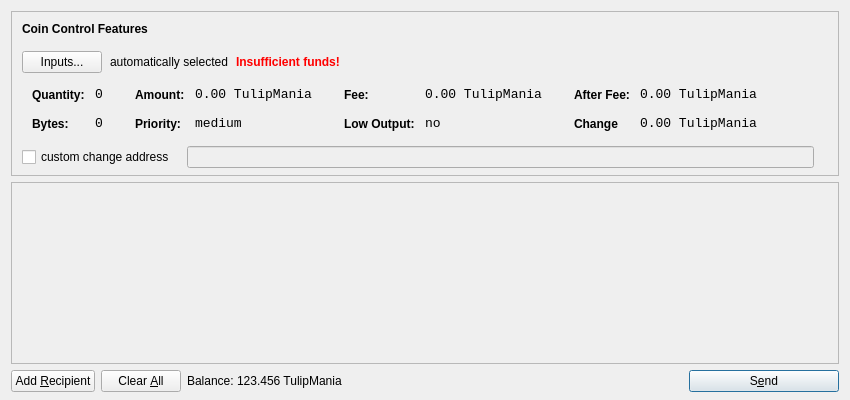
<?xml version="1.0" encoding="UTF-8"?>
<ui version="4.0">
 <class>SendCoinsDialog</class>
 <widget class="QDialog" name="SendCoinsDialog">
  <property name="geometry">
   <rect>
    <x>0</x>
    <y>0</y>
    <width>850</width>
    <height>400</height>
   </rect>
  </property>
  <property name="windowTitle">
   <string>Send Coins</string>
  </property>
  <layout class="QVBoxLayout" name="verticalLayout" stretch="0,1,0">
   <property name="bottomMargin">
    <number>8</number>
   </property>
   <item>
    <widget class="QFrame" name="frameCoinControl">
     <property name="sizePolicy">
      <sizepolicy hsizetype="Expanding" vsizetype="Expanding">
       <horstretch>0</horstretch>
       <verstretch>0</verstretch>
      </sizepolicy>
     </property>
     <property name="maximumSize">
      <size>
       <width>16777215</width>
       <height>16777215</height>
      </size>
     </property>
     <property name="frameShape">
      <enum>QFrame::StyledPanel</enum>
     </property>
     <property name="frameShadow">
      <enum>QFrame::Sunken</enum>
     </property>
     <layout class="QVBoxLayout" name="verticalLayoutCoinControl2">
      <property name="spacing">
       <number>6</number>
      </property>
      <property name="leftMargin">
       <number>0</number>
      </property>
      <property name="topMargin">
       <number>0</number>
      </property>
      <property name="rightMargin">
       <number>0</number>
      </property>
      <property name="bottomMargin">
       <number>6</number>
      </property>
      <item>
       <layout class="QVBoxLayout" name="verticalLayoutCoinControl" stretch="0,0,0,0,1">
        <property name="spacing">
         <number>0</number>
        </property>
        <property name="leftMargin">
         <number>10</number>
        </property>
        <property name="topMargin">
         <number>10</number>
        </property>
        <item>
         <layout class="QHBoxLayout" name="horizontalLayoutCoinControl1">
          <property name="bottomMargin">
           <number>15</number>
          </property>
          <item>
           <widget class="QLabel" name="labelCoinControlFeatures">
            <property name="sizePolicy">
             <sizepolicy hsizetype="Preferred" vsizetype="Maximum">
              <horstretch>0</horstretch>
              <verstretch>0</verstretch>
             </sizepolicy>
            </property>
            <property name="font">
             <font>
              <weight>75</weight>
              <bold>true</bold>
             </font>
            </property>
            <property name="styleSheet">
             <string notr="true">font-weight:bold;</string>
            </property>
            <property name="text">
             <string>Coin Control Features</string>
            </property>
           </widget>
          </item>
         </layout>
        </item>
        <item>
         <layout class="QHBoxLayout" name="horizontalLayoutCoinControl2" stretch="0,0,0,0">
          <property name="spacing">
           <number>8</number>
          </property>
          <property name="bottomMargin">
           <number>10</number>
          </property>
          <item>
           <widget class="QPushButton" name="pushButtonCoinControl">
            <property name="styleSheet">
             <string notr="true"/>
            </property>
            <property name="text">
             <string>Inputs...</string>
            </property>
           </widget>
          </item>
          <item>
           <widget class="QLabel" name="labelCoinControlAutomaticallySelected">
            <property name="text">
             <string>automatically selected</string>
            </property>
            <property name="margin">
             <number>5</number>
            </property>
           </widget>
          </item>
          <item>
           <widget class="QLabel" name="labelCoinControlInsuffFunds">
            <property name="font">
             <font>
              <weight>75</weight>
              <bold>true</bold>
             </font>
            </property>
            <property name="styleSheet">
             <string notr="true">color:red;font-weight:bold;</string>
            </property>
            <property name="text">
             <string>Insufficient funds!</string>
            </property>
            <property name="margin">
             <number>5</number>
            </property>
           </widget>
          </item>
          <item>
           <spacer name="horizontalSpacerCoinControl">
            <property name="orientation">
             <enum>Qt::Horizontal</enum>
            </property>
            <property name="sizeHint" stdset="0">
             <size>
              <width>40</width>
              <height>1</height>
             </size>
            </property>
           </spacer>
          </item>
         </layout>
        </item>
        <item>
         <widget class="QWidget" name="widgetCoinControl" native="true">
          <property name="sizePolicy">
           <sizepolicy hsizetype="Preferred" vsizetype="Preferred">
            <horstretch>0</horstretch>
            <verstretch>0</verstretch>
           </sizepolicy>
          </property>
          <property name="minimumSize">
           <size>
            <width>0</width>
            <height>0</height>
           </size>
          </property>
          <property name="styleSheet">
           <string notr="true"/>
          </property>
          <layout class="QHBoxLayout" name="horizontalLayoutCoinControl5">
           <property name="margin">
            <number>0</number>
           </property>
           <item>
            <layout class="QHBoxLayout" name="horizontalLayoutCoinControl3" stretch="0,0,0,1">
             <property name="spacing">
              <number>20</number>
             </property>
             <property name="topMargin">
              <number>0</number>
             </property>
             <property name="bottomMargin">
              <number>10</number>
             </property>
             <item>
              <layout class="QFormLayout" name="formLayoutCoinControl1">
               <property name="horizontalSpacing">
                <number>10</number>
               </property>
               <property name="verticalSpacing">
                <number>14</number>
               </property>
               <property name="leftMargin">
                <number>10</number>
               </property>
               <property name="topMargin">
                <number>4</number>
               </property>
               <property name="rightMargin">
                <number>6</number>
               </property>
               <item row="0" column="0">
                <widget class="QLabel" name="labelCoinControlQuantityText">
                 <property name="styleSheet">
                  <string notr="true">font-weight:bold;</string>
                 </property>
                 <property name="text">
                  <string>Quantity:</string>
                 </property>
                 <property name="margin">
                  <number>0</number>
                 </property>
                </widget>
               </item>
               <item row="0" column="1">
                <widget class="QLabel" name="labelCoinControlQuantity">
                 <property name="font">
                  <font>
                   <family>Monospace</family>
                   <pointsize>10</pointsize>
                  </font>
                 </property>
                 <property name="cursor">
                  <cursorShape>IBeamCursor</cursorShape>
                 </property>
                 <property name="contextMenuPolicy">
                  <enum>Qt::ActionsContextMenu</enum>
                 </property>
                 <property name="text">
                  <string>0</string>
                 </property>
                 <property name="margin">
                  <number>0</number>
                 </property>
                 <property name="textInteractionFlags">
                  <set>Qt::LinksAccessibleByMouse|Qt::TextSelectableByKeyboard|Qt::TextSelectableByMouse</set>
                 </property>
                </widget>
               </item>
               <item row="1" column="0">
                <widget class="QLabel" name="labelCoinControlBytesText">
                 <property name="styleSheet">
                  <string notr="true">font-weight:bold;</string>
                 </property>
                 <property name="text">
                  <string>Bytes:</string>
                 </property>
                </widget>
               </item>
               <item row="1" column="1">
                <widget class="QLabel" name="labelCoinControlBytes">
                 <property name="font">
                  <font>
                   <family>Monospace</family>
                   <pointsize>10</pointsize>
                  </font>
                 </property>
                 <property name="cursor">
                  <cursorShape>IBeamCursor</cursorShape>
                 </property>
                 <property name="contextMenuPolicy">
                  <enum>Qt::ActionsContextMenu</enum>
                 </property>
                 <property name="text">
                  <string>0</string>
                 </property>
                 <property name="textInteractionFlags">
                  <set>Qt::LinksAccessibleByMouse|Qt::TextSelectableByKeyboard|Qt::TextSelectableByMouse</set>
                 </property>
                </widget>
               </item>
              </layout>
             </item>
             <item>
              <layout class="QFormLayout" name="formLayoutCoinControl2">
               <property name="horizontalSpacing">
                <number>10</number>
               </property>
               <property name="verticalSpacing">
                <number>14</number>
               </property>
               <property name="leftMargin">
                <number>6</number>
               </property>
               <property name="topMargin">
                <number>4</number>
               </property>
               <property name="rightMargin">
                <number>6</number>
               </property>
               <item row="0" column="0">
                <widget class="QLabel" name="labelCoinControlAmountText">
                 <property name="styleSheet">
                  <string notr="true">font-weight:bold;</string>
                 </property>
                 <property name="text">
                  <string>Amount:</string>
                 </property>
                 <property name="margin">
                  <number>0</number>
                 </property>
                </widget>
               </item>
               <item row="0" column="1">
                <widget class="QLabel" name="labelCoinControlAmount">
                 <property name="font">
                  <font>
                   <family>Monospace</family>
                   <pointsize>10</pointsize>
                  </font>
                 </property>
                 <property name="cursor">
                  <cursorShape>IBeamCursor</cursorShape>
                 </property>
                 <property name="contextMenuPolicy">
                  <enum>Qt::ActionsContextMenu</enum>
                 </property>
                 <property name="text">
                  <string>0.00 TulipMania</string>
                 </property>
                 <property name="textInteractionFlags">
                  <set>Qt::LinksAccessibleByMouse|Qt::TextSelectableByKeyboard|Qt::TextSelectableByMouse</set>
                 </property>
                </widget>
               </item>
               <item row="1" column="0">
                <widget class="QLabel" name="labelCoinControlPriorityText">
                 <property name="styleSheet">
                  <string notr="true">font-weight:bold;</string>
                 </property>
                 <property name="text">
                  <string>Priority:</string>
                 </property>
                </widget>
               </item>
               <item row="1" column="1">
                <widget class="QLabel" name="labelCoinControlPriority">
                 <property name="font">
                  <font>
                   <family>Monospace</family>
                   <pointsize>10</pointsize>
                  </font>
                 </property>
                 <property name="cursor">
                  <cursorShape>IBeamCursor</cursorShape>
                 </property>
                 <property name="contextMenuPolicy">
                  <enum>Qt::ActionsContextMenu</enum>
                 </property>
                 <property name="text">
                  <string>medium</string>
                 </property>
                 <property name="textInteractionFlags">
                  <set>Qt::LinksAccessibleByMouse|Qt::TextSelectableByKeyboard|Qt::TextSelectableByMouse</set>
                 </property>
                </widget>
               </item>
              </layout>
             </item>
             <item>
              <layout class="QFormLayout" name="formLayoutCoinControl3">
               <property name="horizontalSpacing">
                <number>10</number>
               </property>
               <property name="verticalSpacing">
                <number>14</number>
               </property>
               <property name="leftMargin">
                <number>6</number>
               </property>
               <property name="topMargin">
                <number>4</number>
               </property>
               <property name="rightMargin">
                <number>6</number>
               </property>
               <item row="0" column="0">
                <widget class="QLabel" name="labelCoinControlFeeText">
                 <property name="styleSheet">
                  <string notr="true">font-weight:bold;</string>
                 </property>
                 <property name="text">
                  <string>Fee:</string>
                 </property>
                 <property name="margin">
                  <number>0</number>
                 </property>
                </widget>
               </item>
               <item row="0" column="1">
                <widget class="QLabel" name="labelCoinControlFee">
                 <property name="font">
                  <font>
                   <family>Monospace</family>
                   <pointsize>10</pointsize>
                  </font>
                 </property>
                 <property name="cursor">
                  <cursorShape>IBeamCursor</cursorShape>
                 </property>
                 <property name="contextMenuPolicy">
                  <enum>Qt::ActionsContextMenu</enum>
                 </property>
                 <property name="text">
                  <string>0.00 TulipMania</string>
                 </property>
                 <property name="textInteractionFlags">
                  <set>Qt::LinksAccessibleByMouse|Qt::TextSelectableByKeyboard|Qt::TextSelectableByMouse</set>
                 </property>
                </widget>
               </item>
               <item row="1" column="0">
                <widget class="QLabel" name="labelCoinControlLowOutputText">
                 <property name="styleSheet">
                  <string notr="true">font-weight:bold;</string>
                 </property>
                 <property name="text">
                  <string>Low Output:</string>
                 </property>
                </widget>
               </item>
               <item row="1" column="1">
                <widget class="QLabel" name="labelCoinControlLowOutput">
                 <property name="font">
                  <font>
                   <family>Monospace</family>
                   <pointsize>10</pointsize>
                  </font>
                 </property>
                 <property name="cursor">
                  <cursorShape>IBeamCursor</cursorShape>
                 </property>
                 <property name="contextMenuPolicy">
                  <enum>Qt::ActionsContextMenu</enum>
                 </property>
                 <property name="text">
                  <string>no</string>
                 </property>
                 <property name="textInteractionFlags">
                  <set>Qt::LinksAccessibleByMouse|Qt::TextSelectableByKeyboard|Qt::TextSelectableByMouse</set>
                 </property>
                </widget>
               </item>
              </layout>
             </item>
             <item>
              <layout class="QFormLayout" name="formLayoutCoinControl4">
               <property name="horizontalSpacing">
                <number>10</number>
               </property>
               <property name="verticalSpacing">
                <number>14</number>
               </property>
               <property name="leftMargin">
                <number>6</number>
               </property>
               <property name="topMargin">
                <number>4</number>
               </property>
               <property name="rightMargin">
                <number>6</number>
               </property>
               <item row="0" column="0">
                <widget class="QLabel" name="labelCoinControlAfterFeeText">
                 <property name="styleSheet">
                  <string notr="true">font-weight:bold;</string>
                 </property>
                 <property name="text">
                  <string>After Fee:</string>
                 </property>
                 <property name="margin">
                  <number>0</number>
                 </property>
                </widget>
               </item>
               <item row="0" column="1">
                <widget class="QLabel" name="labelCoinControlAfterFee">
                 <property name="font">
                  <font>
                   <family>Monospace</family>
                   <pointsize>10</pointsize>
                  </font>
                 </property>
                 <property name="cursor">
                  <cursorShape>IBeamCursor</cursorShape>
                 </property>
                 <property name="contextMenuPolicy">
                  <enum>Qt::ActionsContextMenu</enum>
                 </property>
                 <property name="text">
                  <string>0.00 TulipMania</string>
                 </property>
                 <property name="textInteractionFlags">
                  <set>Qt::LinksAccessibleByMouse|Qt::TextSelectableByKeyboard|Qt::TextSelectableByMouse</set>
                 </property>
                </widget>
               </item>
               <item row="1" column="0">
                <widget class="QLabel" name="labelCoinControlChangeText">
                 <property name="styleSheet">
                  <string notr="true">font-weight:bold;</string>
                 </property>
                 <property name="text">
                  <string>Change</string>
                 </property>
                </widget>
               </item>
               <item row="1" column="1">
                <widget class="QLabel" name="labelCoinControlChange">
                 <property name="font">
                  <font>
                   <family>Monospace</family>
                   <pointsize>10</pointsize>
                  </font>
                 </property>
                 <property name="cursor">
                  <cursorShape>IBeamCursor</cursorShape>
                 </property>
                 <property name="contextMenuPolicy">
                  <enum>Qt::ActionsContextMenu</enum>
                 </property>
                 <property name="text">
                  <string>0.00 TulipMania</string>
                 </property>
                 <property name="textInteractionFlags">
                  <set>Qt::LinksAccessibleByMouse|Qt::TextSelectableByKeyboard|Qt::TextSelectableByMouse</set>
                 </property>
                </widget>
               </item>
              </layout>
             </item>
            </layout>
           </item>
          </layout>
         </widget>
        </item>
        <item>
         <layout class="QHBoxLayout" name="horizontalLayoutCoinControl4" stretch="0,0,0">
          <property name="spacing">
           <number>12</number>
          </property>
          <property name="sizeConstraint">
           <enum>QLayout::SetDefaultConstraint</enum>
          </property>
          <property name="topMargin">
           <number>5</number>
          </property>
          <property name="rightMargin">
           <number>5</number>
          </property>
          <item>
           <widget class="QCheckBox" name="checkBoxCoinControlChange">
            <property name="text">
             <string>custom change address</string>
            </property>
           </widget>
          </item>
          <item>
           <widget class="QLineEdit" name="lineEditCoinControlChange">
            <property name="enabled">
             <bool>false</bool>
            </property>
            <property name="sizePolicy">
             <sizepolicy hsizetype="Expanding" vsizetype="Fixed">
              <horstretch>0</horstretch>
              <verstretch>0</verstretch>
             </sizepolicy>
            </property>
           </widget>
          </item>
          <item>
           <widget class="QLabel" name="labelCoinControlChangeLabel">
            <property name="sizePolicy">
             <sizepolicy hsizetype="Preferred" vsizetype="Expanding">
              <horstretch>0</horstretch>
              <verstretch>0</verstretch>
             </sizepolicy>
            </property>
            <property name="minimumSize">
             <size>
              <width>0</width>
              <height>0</height>
             </size>
            </property>
            <property name="text">
             <string/>
            </property>
            <property name="margin">
             <number>3</number>
            </property>
           </widget>
          </item>
         </layout>
        </item>
        <item>
         <spacer name="verticalSpacerCoinControl">
          <property name="orientation">
           <enum>Qt::Vertical</enum>
          </property>
          <property name="sizeHint" stdset="0">
           <size>
            <width>800</width>
            <height>1</height>
           </size>
          </property>
         </spacer>
        </item>
       </layout>
      </item>
     </layout>
    </widget>
   </item>
   <item>
    <widget class="QScrollArea" name="scrollArea">
     <property name="widgetResizable">
      <bool>true</bool>
     </property>
     <widget class="QWidget" name="scrollAreaWidgetContents">
      <property name="geometry">
       <rect>
        <x>0</x>
        <y>0</y>
        <width>830</width>
        <height>162</height>
       </rect>
      </property>
      <layout class="QVBoxLayout" name="verticalLayout_2">
       <property name="margin">
        <number>0</number>
       </property>
       <item>
        <layout class="QVBoxLayout" name="entries">
         <property name="spacing">
          <number>6</number>
         </property>
        </layout>
       </item>
       <item>
        <spacer name="verticalSpacer">
         <property name="orientation">
          <enum>Qt::Vertical</enum>
         </property>
         <property name="sizeHint" stdset="0">
          <size>
           <width>20</width>
           <height>40</height>
          </size>
         </property>
        </spacer>
       </item>
      </layout>
     </widget>
    </widget>
   </item>
   <item>
    <layout class="QHBoxLayout" name="horizontalLayout">
     <item>
      <widget class="QPushButton" name="addButton">
       <property name="toolTip">
        <string>Send to multiple recipients at once</string>
       </property>
       <property name="text">
        <string>Add &amp;Recipient</string>
       </property>
       <property name="icon">
        <iconset resource="../bitcoin.qrc">
         <normaloff>:/icons/add</normaloff>:/icons/add</iconset>
       </property>
       <property name="autoDefault">
        <bool>false</bool>
       </property>
      </widget>
     </item>
     <item>
      <widget class="QPushButton" name="clearButton">
       <property name="sizePolicy">
        <sizepolicy hsizetype="Minimum" vsizetype="Fixed">
         <horstretch>0</horstretch>
         <verstretch>0</verstretch>
        </sizepolicy>
       </property>
       <property name="toolTip">
        <string>Remove all transaction fields</string>
       </property>
       <property name="text">
        <string>Clear &amp;All</string>
       </property>
       <property name="icon">
        <iconset resource="../bitcoin.qrc">
         <normaloff>:/icons/remove</normaloff>:/icons/remove</iconset>
       </property>
       <property name="autoRepeatDelay">
        <number>300</number>
       </property>
       <property name="autoDefault">
        <bool>false</bool>
       </property>
      </widget>
     </item>
     <item>
      <layout class="QHBoxLayout" name="horizontalLayout_2">
       <property name="spacing">
        <number>3</number>
       </property>
       <item>
        <widget class="QLabel" name="label">
         <property name="sizePolicy">
          <sizepolicy hsizetype="Preferred" vsizetype="Fixed">
           <horstretch>0</horstretch>
           <verstretch>0</verstretch>
          </sizepolicy>
         </property>
         <property name="text">
          <string>Balance:</string>
         </property>
        </widget>
       </item>
       <item>
        <widget class="QLabel" name="labelBalance">
         <property name="sizePolicy">
          <sizepolicy hsizetype="Preferred" vsizetype="Fixed">
           <horstretch>0</horstretch>
           <verstretch>0</verstretch>
          </sizepolicy>
         </property>
         <property name="cursor">
          <cursorShape>IBeamCursor</cursorShape>
         </property>
         <property name="text">
          <string>123.456 TulipMania</string>
         </property>
         <property name="textInteractionFlags">
          <set>Qt::LinksAccessibleByMouse|Qt::TextSelectableByKeyboard|Qt::TextSelectableByMouse</set>
         </property>
        </widget>
       </item>
      </layout>
     </item>
     <item>
      <spacer name="horizontalSpacer">
       <property name="orientation">
        <enum>Qt::Horizontal</enum>
       </property>
       <property name="sizeHint" stdset="0">
        <size>
         <width>40</width>
         <height>20</height>
        </size>
       </property>
      </spacer>
     </item>
     <item>
      <widget class="QPushButton" name="sendButton">
       <property name="minimumSize">
        <size>
         <width>150</width>
         <height>0</height>
        </size>
       </property>
       <property name="toolTip">
        <string>Confirm the send action</string>
       </property>
       <property name="text">
        <string>S&amp;end</string>
       </property>
       <property name="icon">
        <iconset resource="../bitcoin.qrc">
         <normaloff>:/icons/send</normaloff>:/icons/send</iconset>
       </property>
       <property name="default">
        <bool>true</bool>
       </property>
      </widget>
     </item>
    </layout>
   </item>
  </layout>
 </widget>
 <resources>
  <include location="../bitcoin.qrc"/>
 </resources>
 <connections/>
</ui>
